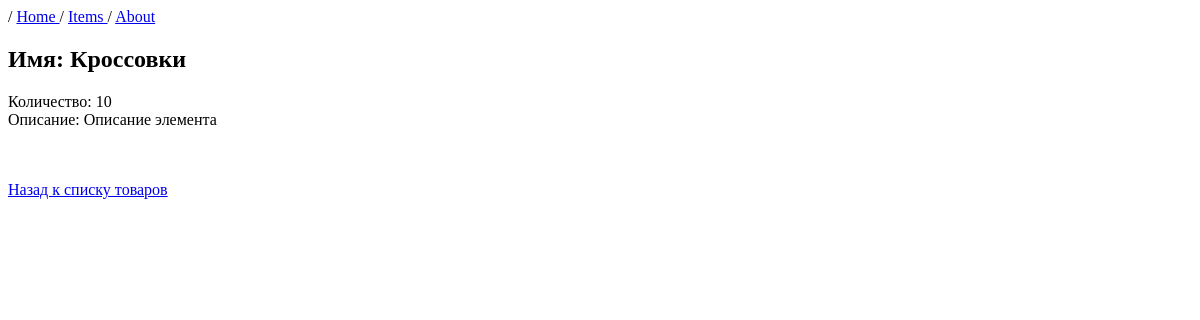
/item/1, run on an earlier commit of the app's database.
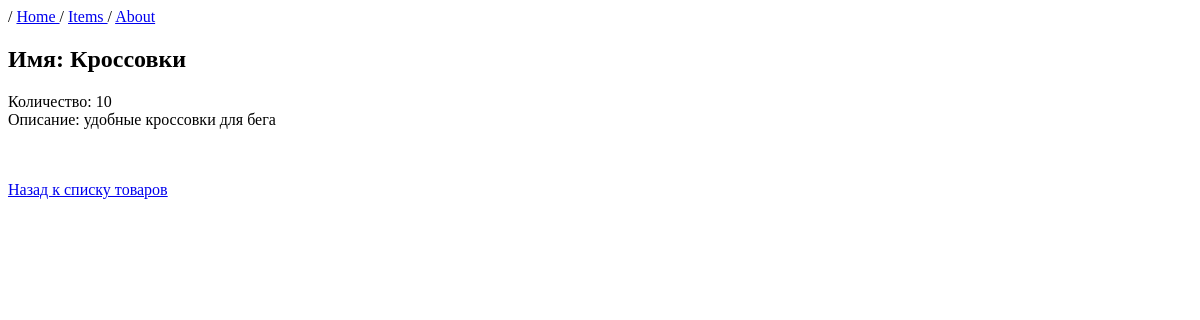
And on a later commit of the database.
### MainApp/models.py (models this page shows, shortened)
class Item(models.Model):
    name = models.CharField(max_length=100)
    brand = models.CharField(max_length=100)
    count = models.PositiveIntegerField()
    description = models.TextField(max_length=200, default='Описание элемента')
    colors = models.ManyToManyField(to=Color)

### MainApp/views.py (the view)
# urls.py: path('item/<int:item_id>', views.get_item, name='item-detail'),
def get_item(request, item_id: int):
    try:
        item = Item.objects.get(id=item_id)
    except ObjectDoesNotExist:
        return HttpResponseNotFound(f"Item with id={item_id} not found")
    else:
        context = {"item": item}
        return render(request, "item_page.html", context)

### templates/item_page.html (shortened to what this page needs)
{% extends "base.html" %}
{% block content %}
    {{ block.super }}
    <h2> Имя: {{ item.name }} </h2>
    <div>
        Количество: {{ item.count | default:"Товар отсутствует" }}
    </div>
    <div>
        Описание: {{ item.description }}
    </div>
    <br><br>
    <p> <a href="{% url "items-list" %}"> Назад к списку товаров </a></p>
    {% endblock %}

What changed in the data, as far as the page shows it:
changed Item "Кроссовки": description "Описание элемента" → "удобные кроссовки для бега"
